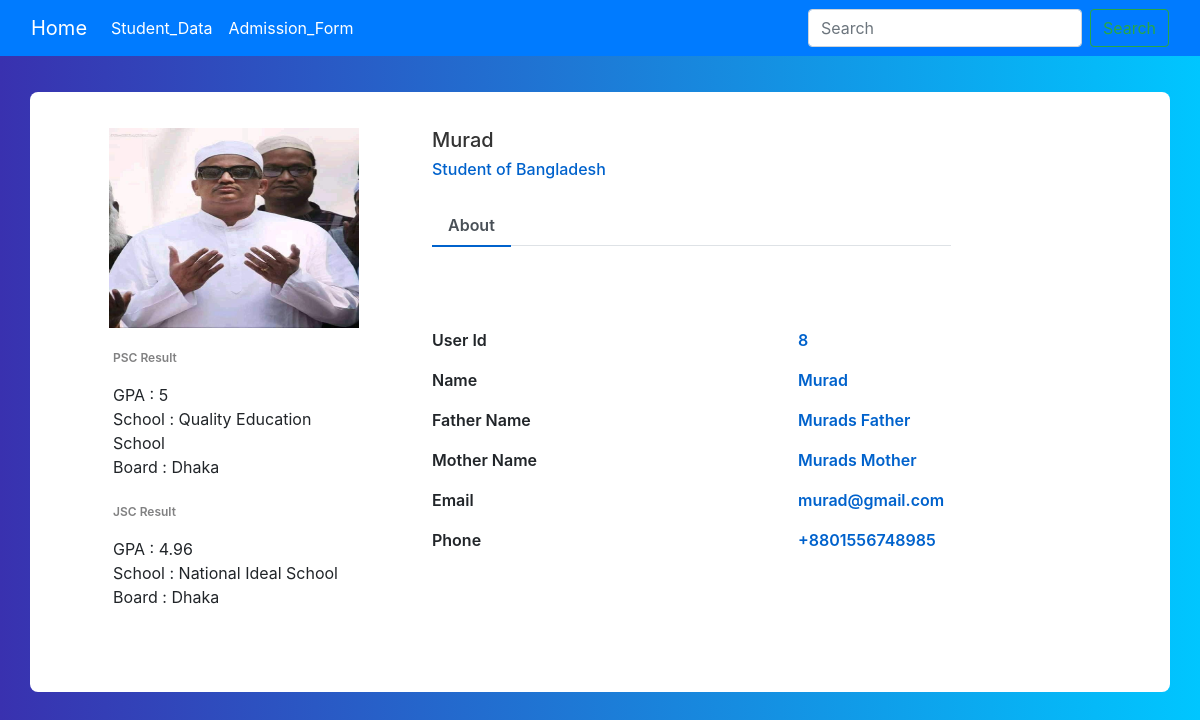
The page /student_detail/8/ on the database its author committed.
### CRUD_Learn_App/models.py (models this page shows, shortened)
class Student_Admission(models.Model):
    name = models.CharField(max_length=50)
    father_name = models.CharField(max_length=50)
    mother_name = models.CharField(max_length=50)
    number = PhoneNumberField(null=False, blank=True)
    email = models.EmailField(max_length=50, null=True, blank=True)
    student_image = models.ImageField(upload_to="student_admission", blank=True, null=True)
    created_at = models.DateTimeField(auto_now_add=True)
    updated_at = models.DateTimeField(auto_now=True)
    def image_url(self):
        if self.student_image:
            return self.student_image.url
        else:
            return ""

### CRUD_Learn_App/views.py (the view)
# urls.py: path('student_detail/<int:id>/', student_detail, name='student_detail'),
def student_detail(request, id):
    data = Student_Admission.objects.get(id=id)
    context = {
        'data':data,
    }
    return render(request, 'student_detail.html', context)

### templates/student_detail.html (shortened to what this page needs)
{% include 'main.html' %}
{% load static %}
{% block main %}
<link href="//maxcdn.bootstrapcdn.com/bootstrap/4.1.1/css/bootstrap.min.css" rel="stylesheet" id="bootstrap-css">
<div class="container emp-profile">
            <form method="post">
                <div class="row">
                    <div class="col-md-4">
                        <div class="profile-img">
				<img src="{{data.image_url}}" alt=""/>
			</div>
                    </div>
                    <div class="col-md-6">
                        <div class="profile-head">
                                    <h5>
					    {{data.name}}
                                    </h5>
                                    <h6>
                                       	    Student of Bangladesh
                                    </h6>
                            <ul class="nav nav-tabs" id="myTab" role="tablist">
                                <li class="nav-item">
                                    <a class="nav-link active" id="home-tab" data-toggle="tab" href="#home" role="tab" aria-controls="home" aria-selected="true">About</a>
                                </li>
                                <li class="nav-item">
                                    <a class="nav-link" id="profile-tab" data-toggle="tab" href="#profile" role="tab" aria-controls="profile" aria-selected="false"></a>
                                </li>
                            </ul>
                        </div>
                    </div>
                    <div class="col-md-2">
                    </div>
                </div>
                <div class="row">
                    <div class="col-md-4">
                        <div class="profile-work">
                            <p>PSC Result</p>
			    GPA : 5 <br/>
                            School : Quality Education School <br/>
                            Board : Dhaka
                            <p>JSC Result</p>
                            GPA : 4.96 <br/>
                            School : National Ideal School<br/>
                            Board : Dhaka <br/>
                        </div>
                    </div>
                    <div class="col-md-8">
                        <div class="tab-content profile-tab" id="myTabContent">
                            <div class="tab-pane fade show active" id="home" role="tabpanel" aria-labelledby="home-tab">
                                        <div class="row">
                                            <div class="col-md-6">
                                                <label>User Id</label>
                                            </div>
                                            <div class="col-md-6">
						    <p>{{data.id}}</p>
                                            </div>
                                        </div>
                                        <div class="row">
                                            <div class="col-md-6">
                                                <label>Name</label>
                                            </div>
                                            <div class="col-md-6">
						    <p>{{data.name}}</p>
                                            </div>
                                        </div>
					<div class="row">
						<div class="col-md-6">
							<label>Father Name</label>
						</div>
						<div class="col-md-6">
							<p>{{data.father_name}}</p>
						</div>
					</div>
					<div class="row">
						<div class="col-md-6">
							<label>Mother Name</label>
						</div>
						<div class="col-md-6">
							<p>{{data.mother_name}}</p>
						</div>
					</div>
                                        <div class="row">
                                            <div class="col-md-6">
                                                <label>Email</label>
                                            </div>
                                            <div class="col-md-6">
						    <p>{{data.email}}</p>
                                            </div>
                                        </div>
                                        <div class="row">
                                            <div class="col-md-6">
                                                <label>Phone</label>
                                            </div>
                                            <div class="col-md-6">
						    <p>{{data.number}}</p>
                                            </div>
                                        </div>
                            </div>
                        </div>
                    </div>
                </div>
            </form>
        </div>
{% endblock %}

### templates/student_detail.html (style rules this page uses)
body { background: -webkit-linear-gradient(left, #3931af, #00c6ff); }
.emp-profile { padding: 3%; margin-top: 3%; margin-bottom: 3%; border-radius: 0.5rem; background: #fff; }
.profile-img { text-align: center; }
.profile-img img { width: 250px; height: 200px; }
.profile-head h5 { color: #333; }
.profile-head h6 { color: #0062cc; }
.profile-head .nav-tabs { margin-bottom:5%; }
.profile-head .nav-tabs .nav-link { font-weight:600; border: none; }
.profile-head .nav-tabs .nav-link.active { border: none; border-bottom:2px solid #0062cc; }
.profile-work { padding: 14%; margin-top: -15%; }
.profile-work p { font-size: 12px; color: #818182; font-weight: 600; margin-top: 10%; }
.profile-tab label { font-weight: 600; }
.profile-tab p { font-weight: 600; color: #0062cc; }

### rows shown on the page
Student_Admission: image_url (picture), name "Murad", id "8", father_name "Murads Father", mother_name "Murads Mother", email "murad@gmail.com", number "+8801556748985"
